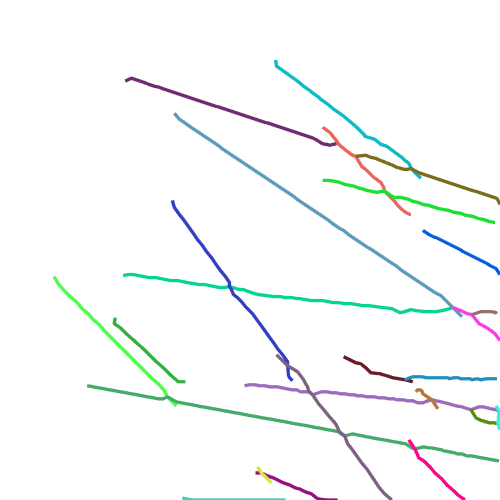
#> input picture src/example/ctFIREout/NOL_ctFIRE_lines_angles_500_10_20_0p16667pi.tif, 500 x 500 px, found by its file name
$ python preprocess.py
#> lines starting #> are read from the running program, lines starting #| are printed output that depends on the picture; after the words box and inside, x2 and y2 are one past the last pixel; in counts of white or black regions, pixels touching at a corner belong together
# convert ctfire NOl image to binary image for filtration building
from skimage import io
import os
import numpy as np
import matplotlib.pyplot as plt

path = os.getcwd()+'\\example\\ctFIREout\\'
save_path = os.getcwd()+'\\example\\'
nol_name = "NOL_ctFIRE_lines_angles_500_10_20_0p16667pi.tif"

nol_image = io.imread(path+nol_name)
#> nol_image is the input picture: shape (500, 500, 3); mean R, G, B 247.1, 249.5, 249.3
binary_image = (np.sum(nol_image, axis=2) < 3*255).astype(int)
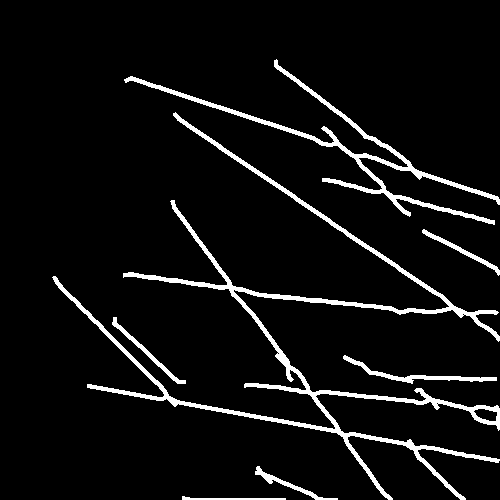
#> binary_image: shape (500, 500) int64; values 0 (black) and 1 (white), 6% white; 7 white regions, largest, box (x1, y1, x2, y2) and area: (52, 112, 500, 500) 9264, (124, 59, 500, 225) 3713, (343, 355, 497, 384) 697
np.save(f"{save_path}binary_{nol_name[:-4]}.npy",binary_image)

fig,ax = plt.subplots(1,2)
ax[0].imshow(nol_image)
ax[0].set_xlabel("NOL from ctFIRE")
ax[1].imshow(binary_image, cmap='binary_r')
ax[1].set_xlabel("binary version of NOL")
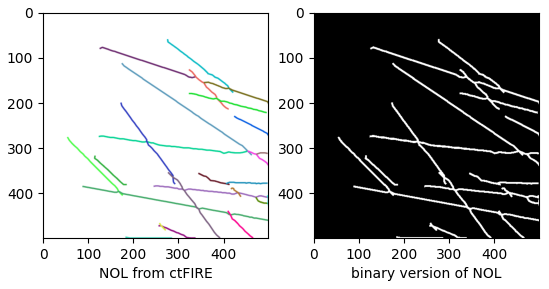
#> figure drawn by matplotlib, 2 panels
